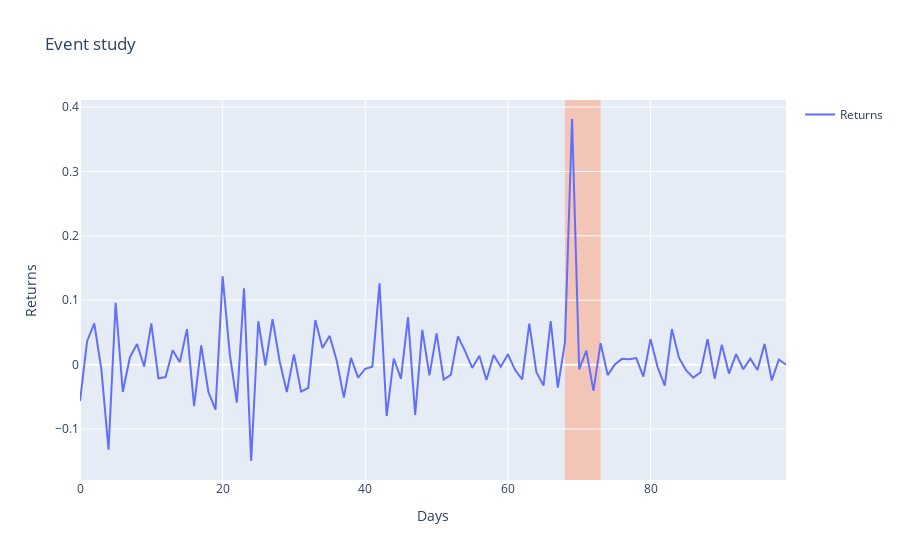

Here is the notebook cell this chart was saved with:
### Code cell
fig = go.Figure()
fig.add_trace(go.Scatter(x=time, y=returns, mode='lines', name='Returns'))
fig.add_vrect(x0=EVENT_DAY - EVENT_WINDOW_PRE, x1=EVENT_DAY + EVENT_WINDOW_POST, fillcolor="LightSalmon", opacity=0.5, layer="below", line_width=0)
fig.update_layout(
    title="Event study",
    xaxis_title="Days",
    yaxis_title="Returns",
    showlegend=True
)
